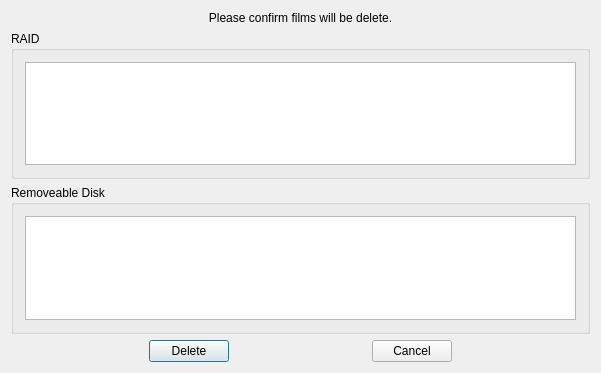
<ui version="4.0" >
 <class>DelConfirmClass</class>
 <widget class="QDialog" name="DelConfirmClass" >
  <property name="geometry" >
   <rect>
    <x>0</x>
    <y>0</y>
    <width>601</width>
    <height>373</height>
   </rect>
  </property>
  <property name="windowTitle" >
   <string>Delete Films</string>
  </property>
  <layout class="QVBoxLayout" name="verticalLayout" >
   <item>
    <layout class="QHBoxLayout" name="horizontalLayout" >
     <item>
      <widget class="QLabel" name="label" >
       <property name="text" >
        <string>Please confirm films will be delete.</string>
       </property>
       <property name="alignment" >
        <set>Qt::AlignCenter</set>
       </property>
      </widget>
     </item>
    </layout>
   </item>
   <item>
    <layout class="QHBoxLayout" name="horizontalLayout_2" >
     <item>
      <widget class="QGroupBox" name="groupBox" >
       <property name="title" >
        <string>RAID</string>
       </property>
       <layout class="QVBoxLayout" name="verticalLayout_3" >
        <item>
         <widget class="QListWidget" name="listWidgetRaid" />
        </item>
       </layout>
      </widget>
     </item>
    </layout>
   </item>
   <item>
    <layout class="QHBoxLayout" name="horizontalLayout_4" >
     <item>
      <widget class="QGroupBox" name="groupBox_2" >
       <property name="title" >
        <string>Removeable Disk</string>
       </property>
       <layout class="QVBoxLayout" name="verticalLayout_2" >
        <item>
         <widget class="QListWidget" name="listWidgetRD" />
        </item>
       </layout>
      </widget>
     </item>
    </layout>
   </item>
   <item>
    <layout class="QHBoxLayout" name="horizontalLayout_3" >
     <item>
      <spacer name="horizontalSpacer_3" >
       <property name="orientation" >
        <enum>Qt::Horizontal</enum>
       </property>
       <property name="sizeHint" stdset="0" >
        <size>
         <width>40</width>
         <height>20</height>
        </size>
       </property>
      </spacer>
     </item>
     <item>
      <widget class="QPushButton" name="pushButtonDelete" >
       <property name="text" >
        <string>Delete</string>
       </property>
      </widget>
     </item>
     <item>
      <spacer name="horizontalSpacer" >
       <property name="orientation" >
        <enum>Qt::Horizontal</enum>
       </property>
       <property name="sizeHint" stdset="0" >
        <size>
         <width>40</width>
         <height>20</height>
        </size>
       </property>
      </spacer>
     </item>
     <item>
      <widget class="QPushButton" name="pushButtonCancel" >
       <property name="text" >
        <string>Cancel</string>
       </property>
      </widget>
     </item>
     <item>
      <spacer name="horizontalSpacer_2" >
       <property name="orientation" >
        <enum>Qt::Horizontal</enum>
       </property>
       <property name="sizeHint" stdset="0" >
        <size>
         <width>40</width>
         <height>20</height>
        </size>
       </property>
      </spacer>
     </item>
    </layout>
   </item>
  </layout>
 </widget>
 <layoutdefault spacing="6" margin="11" />
 <resources/>
 <connections/>
</ui>
